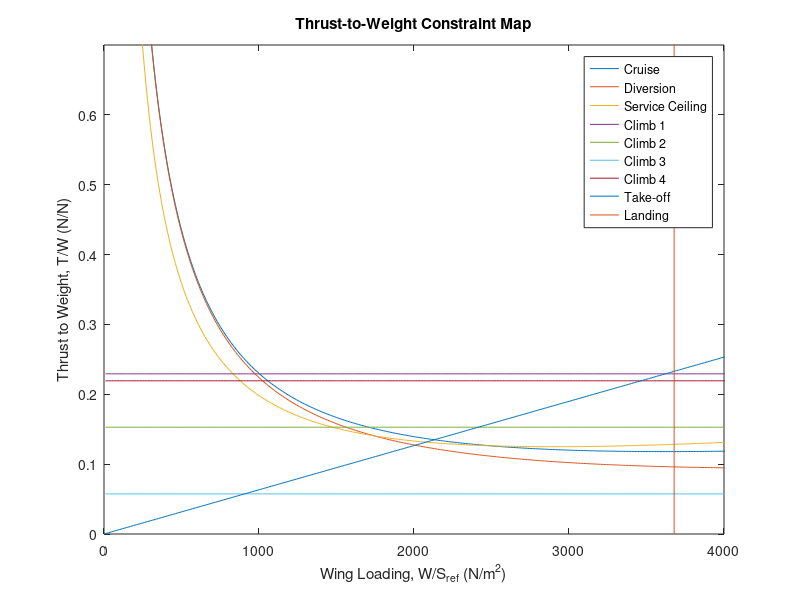
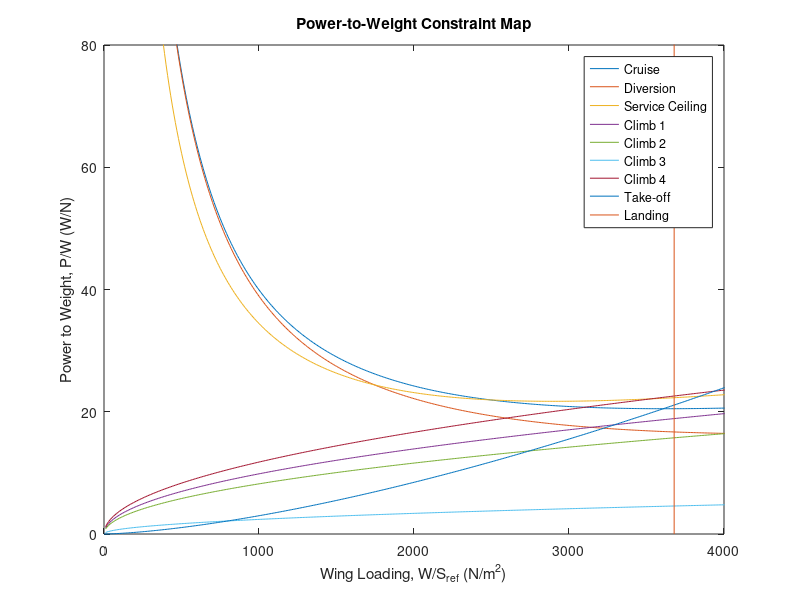

Write the MATLAB code that produced these figures, in order.
% Housekeeping
clear
clc
close all

%% Parameter Definition
% Specification
range   = 1200000; % m
bfl     = 1400; % m

range_diversion = 300000; % m ASSUMED
loiter_time     = 1200; % s
service_ceiling = 30000; % ft
climb_rate_service_ceiling = 100 * 0.00508; % ms^-1

% Assumed
rho             = 1.13; % on ground (2 000 ft)
rho_cruise      = 0.55; % 25k ft
rho_diversion   = 0.55; % 25k ft
rho_ServCeil    = 0.44; % 30k ft
V_cruise        = 139; % ms^1
V_diversion     = 139; % ms^1
V_ServCeil      = 139; % ms_1
AR              = 8.5;
e               = 0.79;
L_D_max         = 16.2; % Clean config
CLmax_climb2    = 1.5; % Clean config
CLmax_climb3    = 2.7; % Full flaps
CLmax_climb1    = 0.8 * CLmax_climb3; % TO flaps
CLmax_climb4    = CLmax_climb1; % Approach flaps
C_D0            = pi*AR*e / (2*L_D_max)^2;
c_cruise        = 0.000305; % Power specific fuel consumption, kg (W s)^-1
c_diversion     = 0.000305; % Power specific fuel consumption, kg (W s)^-1
c_loiter        = 2/3 * c_cruise; % Power specific fuel consumption, kg (W s)^-1
g               = 9.81; % ms^-2
eta_p           = 0.8; % Propeller efficiency

V_md_loiter     = 100; % Minimum drag speed at loiter altitude, ms^-1 DUMMY
x_loiter_speed  = 2/(3^(-3/4) + 3^(1/4)); % Term to maximise endurance

del_CD.UC       = 0.02;
del_CD.TO_flaps = 0.02;
del_CD.L_flaps   = -0.07;
del_e.UC        = -0.05;
del_e.TO_flaps  = -0.05;
del_e.L_flaps   = -0.010;

% Wing loading array
W_S = linspace(0,10000,1000);

%% Calculated Values
% Fuel weight fractions
w_frac.takeoff      = 0.975;
w_frac.climb        = 0.98;
w_frac.cruise       = 0.817;
w_frac.goAround     = 0.985;
w_frac.landing      = 0.99;
w_frac.diversion    = 0.975; % SUBJECT TO CHANGE
w_frac.loiter       = 0.968;

w_frac_at.cruise    = w_frac.takeoff * w_frac.climb;
w_frac_at.landing   = 0.77;
w_frac_at.diversion = w_frac_at.cruise * w_frac.cruise * w_frac.landing * ...
    w_frac.goAround;
w_frac_at.loiter    = w_frac_at.diversion * w_frac.diversion;
wf_w0               = 1.01 * (1 - w_frac_at.loiter * w_frac.loiter * w_frac.landing);

% Thrust lapse fractions
t_frac_at.cruise = 0.5;
t_frac_at.diversion = 0.5;
t_frac_at.loiter = 0.8;
t_frac_at.ground = 0.85;

% Dirty configurations
CD_climb1   = C_D0 + del_CD.TO_flaps;
CD_climb2   = C_D0;
CD_climb3   = C_D0 + del_CD.UC + del_CD.L_flaps;
CD_climb4   = C_D0 + del_CD.UC + del_CD.TO_flaps;
e_climb1    = e + del_e.TO_flaps;
e_climb2    = e;
e_climb3    = e + del_e.UC + del_e.L_flaps;
e_climb4    = e + del_e.UC + del_e.TO_flaps;

% T/O and Landing
TOP             = bfl * 3.2084 / 37.5;
sigma_ground    = 0.93; % 2 000 ft
LDA             = bfl;
S_a             = 305; % m


%% Constraint Equations
% BFL
% T_W.bfl = W_S / (sigma_ground*CLmax_climb1*TOP) / 47.88;
T_W.bfl = t_frac_at.ground * (0.297 - 0.019 * 2) * W_S/(bfl*1.15*CLmax_climb1);
P_W.bfl = 1.2.*sqrt(W_S/(0.5*rho*CLmax_climb1/1.1^2)) / eta_p .* T_W.bfl;

% Cruise
T_W.cruise = w_frac_at.cruise/t_frac_at.cruise * (0.5*rho_cruise*V_cruise^2*C_D0./(w_frac_at.cruise*W_S)...
    + w_frac_at.cruise*W_S/(0.5*rho_cruise*V_cruise^2*pi*AR*e));
P_W.cruise = V_cruise / eta_p .* T_W.cruise;

% Diversion
T_W.diversion = w_frac_at.diversion/t_frac_at.diversion * (0.5*rho_diversion*V_diversion^2*C_D0./(w_frac_at.diversion*W_S)...
    + w_frac_at.diversion*W_S/(0.5*rho_diversion*V_diversion^2*pi*AR*e));
P_W.diversion = V_diversion / eta_p .* T_W.diversion;

% Loiter


% Landing
W_S_landing = 1/w_frac_at.landing * (0.6*LDA-S_a) * CLmax_climb3 / 0.51;

% Service Ceiling
T_W.ServCeil = w_frac_at.cruise/t_frac_at.cruise * (1/V_ServCeil * climb_rate_service_ceiling + ...
    0.5*rho_ServCeil*V_ServCeil^2*C_D0./(w_frac_at.cruise*W_S)...
    + w_frac_at.cruise*W_S/(0.5*rho_ServCeil*V_ServCeil^2*pi*AR*e));
P_W.ServCeil = V_ServCeil / eta_p .* T_W.ServCeil;

% Climb 1 - OEI, gear up, TO flaps, MTOW, 1.2 V_Stall
T_W.Climb1 = 2 * (1./(1.2*sqrt(W_S/(0.5*rho*CLmax_climb1))) * ...
    1.2.*sqrt(W_S/(0.5*rho*CLmax_climb1)) * sin(atan(0.012)) + ...
    0.5*rho*(1.2*sqrt(W_S/(0.5*rho*CLmax_climb1))).^2*CD_climb1./W_S...
    + W_S/(0.5*rho*(1.2*sqrt(W_S/(0.5*rho*CLmax_climb1))).^2*pi*AR*e_climb1));
P_W.Climb1 = 1.2.*sqrt(W_S/(0.5*rho*CLmax_climb1)) / eta_p .* T_W.Climb1;

% Climb 2 - OEI, gear up, flaps up, 1.25 V_Stall
T_W.Climb2 = 2 * (1./(1.25*sqrt(W_S/(0.5*rho*CLmax_climb2))) * ...
    1.25.*sqrt(W_S/(0.5*rho*CLmax_climb1)) * sin(atan(0.012))+ ...
    0.5*rho*(1.25*sqrt(W_S/(0.5*rho*CLmax_climb2))).^2*CD_climb2./W_S...
    + W_S/(0.5*rho*(1.25*sqrt(W_S/(0.5*rho*CLmax_climb2))).^2*pi*AR*e_climb2));
P_W.Climb2 = 1.25.*sqrt(W_S/(0.5*rho*CLmax_climb2)) / eta_p .* T_W.Climb2;

% Climb 3 - AEO, go-around, gear down, landing flaps, max landing weight, 1.3
% V_Stall
T_W.Climb3 = w_frac_at.landing * (1./(1.3*sqrt(W_S/(0.5*rho*CLmax_climb3))) * ...
    1.3.*sqrt(W_S/(0.5*rho*CLmax_climb1)) * sin(atan(0.032))+ ...
    0.5*rho*(1.3*sqrt(W_S/(0.5*rho*CLmax_climb3))).^2*CD_climb3./(w_frac_at.landing*W_S)...
    + w_frac_at.landing*W_S/(0.5*rho*(1.3*sqrt(W_S/(0.5*rho*CLmax_climb3))).^2*pi*AR*e_climb3));
P_W.Climb3 = 1.3.*sqrt(W_S/(0.5*rho*CLmax_climb3)) / eta_p .* T_W.Climb3;

% Climb 4 - OEI, gear down, approach flaps, 1.5 V_Stall
T_W.Climb4 = 2 * w_frac_at.landing*(1./(1.5*sqrt(W_S/(0.5*rho*CLmax_climb4))) * ...
    1.5.*sqrt(W_S/(0.5*rho*CLmax_climb1)) * sin(atan(0.021))+ ...
    0.5*rho*(1.5*sqrt(W_S/(0.5*rho*CLmax_climb4))).^2*CD_climb4./(w_frac_at.landing*W_S)...
    + w_frac_at.landing*W_S/(0.5*rho*(1.5*sqrt(W_S/(0.5*rho*CLmax_climb4))).^2*pi*AR*e_climb4));
P_W.Climb4 = 1.5.*sqrt(W_S/(0.5*rho*CLmax_climb4)) / eta_p .* T_W.Climb4;

%% Plot Configuration
figure()
plot(W_S,T_W.cruise,'DisplayName','Cruise')
hold on
plot(W_S,T_W.diversion,'DisplayName','Diversion')
plot(W_S,T_W.ServCeil,'DisplayName','Service Ceiling')
plot(W_S, T_W.Climb1,'DisplayName','Climb 1')
plot(W_S, T_W.Climb2,'DisplayName','Climb 2')
plot(W_S, T_W.Climb3,'DisplayName','Climb 3')
plot(W_S, T_W.Climb4,'DisplayName','Climb 4')
plot(W_S,T_W.bfl,'DisplayName','Take-off')
plot([W_S_landing, W_S_landing],[0, 10],'DisplayName','Landing')
hold off
ylim([0,0.7])
xlim([0,4000])
title('Thrust-to-Weight Constraint Map')
xlabel('Wing Loading, W/S_{ref} (N/m^2)')
ylabel('Thrust to Weight, T/W (N/N)')
legend

figure()
plot(W_S,P_W.cruise,'DisplayName','Cruise')
hold on
plot(W_S,P_W.diversion,'DisplayName','Diversion')
plot(W_S,P_W.ServCeil,'DisplayName','Service Ceiling')
plot(W_S, P_W.Climb1,'DisplayName','Climb 1')
plot(W_S, P_W.Climb2,'DisplayName','Climb 2')
plot(W_S, P_W.Climb3,'DisplayName','Climb 3')
plot(W_S, P_W.Climb4,'DisplayName','Climb 4')
plot(W_S,P_W.bfl,'DisplayName','Take-off')
plot([W_S_landing, W_S_landing],[0, 150],'DisplayName','Landing')
hold off
ylim([0,80])
xlim([0,4000])
title('Power-to-Weight Constraint Map')
xlabel('Wing Loading, W/S_{ref} (N/m^2)')
ylabel('Power to Weight, P/W (W/N)')
legend
